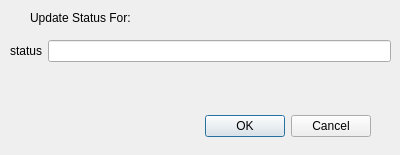
<?xml version="1.0" encoding="UTF-8"?>
<ui version="4.0">
 <class>UpdateStatusDialog</class>
 <widget class="QDialog" name="UpdateStatusDialog">
  <property name="windowModality">
   <enum>Qt::ApplicationModal</enum>
  </property>
  <property name="geometry">
   <rect>
    <x>0</x>
    <y>0</y>
    <width>400</width>
    <height>155</height>
   </rect>
  </property>
  <property name="windowTitle">
   <string>Dialog</string>
  </property>
  <property name="modal">
   <bool>false</bool>
  </property>
  <widget class="QDialogButtonBox" name="buttonBox">
   <property name="geometry">
    <rect>
     <x>30</x>
     <y>110</y>
     <width>341</width>
     <height>32</height>
    </rect>
   </property>
   <property name="orientation">
    <enum>Qt::Horizontal</enum>
   </property>
   <property name="standardButtons">
    <set>QDialogButtonBox::Cancel|QDialogButtonBox::Ok</set>
   </property>
  </widget>
  <widget class="QWidget" name="formLayoutWidget">
   <property name="geometry">
    <rect>
     <x>10</x>
     <y>40</y>
     <width>381</width>
     <height>61</height>
    </rect>
   </property>
   <layout class="QFormLayout" name="formLayout">
    <item row="0" column="0">
     <widget class="QLabel" name="statusLabel">
      <property name="text">
       <string>status</string>
      </property>
     </widget>
    </item>
    <item row="0" column="1">
     <widget class="QLineEdit" name="statusLineEdit"/>
    </item>
   </layout>
  </widget>
  <widget class="QLabel" name="label">
   <property name="geometry">
    <rect>
     <x>30</x>
     <y>10</y>
     <width>101</width>
     <height>16</height>
    </rect>
   </property>
   <property name="text">
    <string>Update Status For:</string>
   </property>
  </widget>
  <widget class="QLabel" name="statusNameLabel">
   <property name="geometry">
    <rect>
     <x>130</x>
     <y>10</y>
     <width>101</width>
     <height>16</height>
    </rect>
   </property>
   <property name="text">
    <string/>
   </property>
  </widget>
 </widget>
 <resources/>
 <connections>
  <connection>
   <sender>buttonBox</sender>
   <signal>accepted()</signal>
   <receiver>UpdateStatusDialog</receiver>
   <slot>accept()</slot>
   <hints>
    <hint type="sourcelabel">
     <x>248</x>
     <y>254</y>
    </hint>
    <hint type="destinationlabel">
     <x>157</x>
     <y>274</y>
    </hint>
   </hints>
  </connection>
  <connection>
   <sender>buttonBox</sender>
   <signal>rejected()</signal>
   <receiver>UpdateStatusDialog</receiver>
   <slot>reject()</slot>
   <hints>
    <hint type="sourcelabel">
     <x>316</x>
     <y>260</y>
    </hint>
    <hint type="destinationlabel">
     <x>286</x>
     <y>274</y>
    </hint>
   </hints>
  </connection>
 </connections>
</ui>
